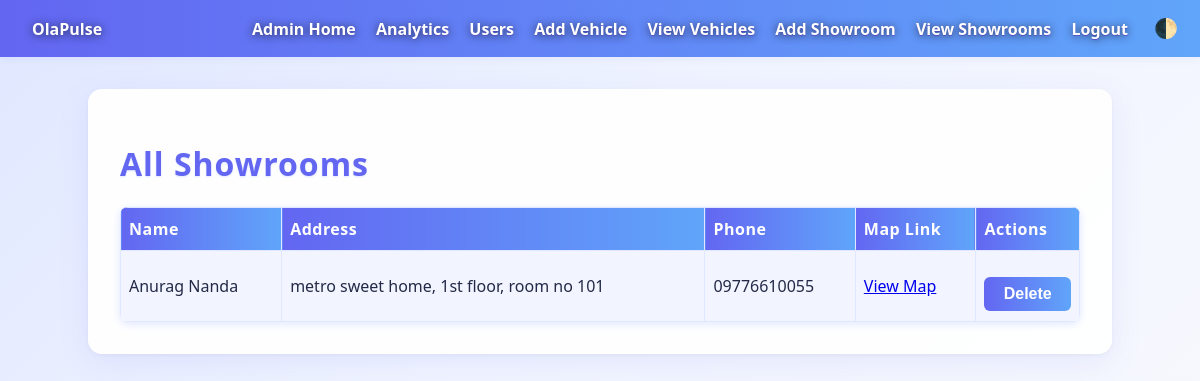
Page /admin/showrooms (signed in) on the earlier database version.
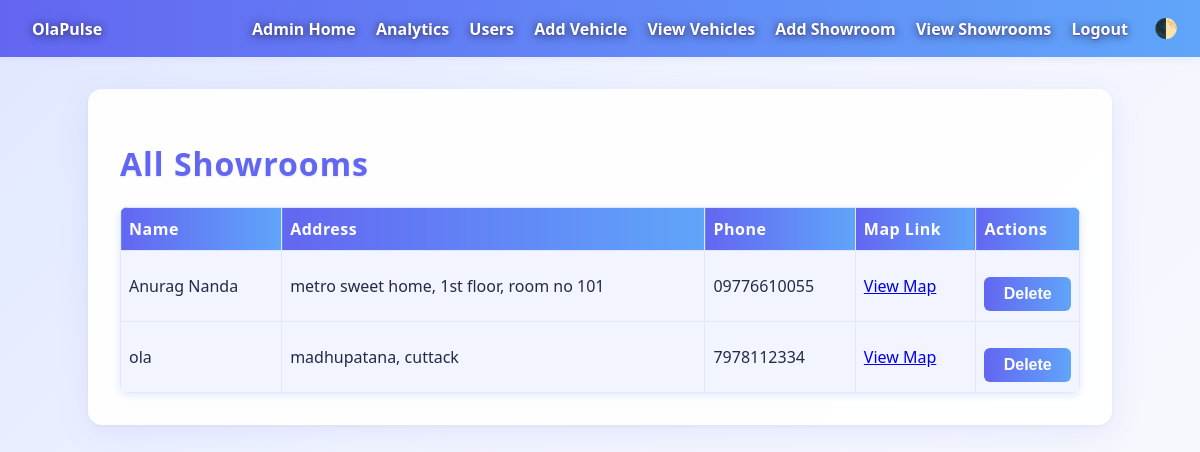
Same page on the later database version.
### codespaces_flask_main/app/models.py (models this page shows)
class Showroom(db.Model):
    id = db.Column(db.Integer, primary_key=True)
    name = db.Column(db.String(120), nullable=False)
    address = db.Column(db.String(255), nullable=False)
    phone = db.Column(db.String(64), nullable=True)
    map_link = db.Column(db.String(255), nullable=True)
    district = db.Column(db.String(100))
    location = db.Column(db.String(300))
    google_maps_link = db.Column(db.String(500))

### codespaces_flask_main/app/routes/admin.py (the view)
@admin_bp.route('/showrooms')
@login_required
@admin_required
def view_showrooms():
    showrooms = Showroom.query.all()
    return render_template('view_showrooms.html', showrooms=showrooms)

### codespaces_flask_main/app/routes/admin.py (called while the page is built)
def admin_required(func):
    from functools import wraps
    from flask import abort
    @wraps(func)
    def decorated_view(*args, **kwargs):
        if not current_user.is_authenticated or current_user.role != 'admin':
            return abort(403)
        return func(*args, **kwargs)
    return decorated_view

### codespaces_flask_main/app/templates/view_showrooms.html (shortened to what this page needs)
{% extends "base.html" %}
{% block content %}
<h1>All Showrooms</h1>
<table>
  <thead>
    <tr>
      <th>Name</th>
      <th>Address</th>
      <th>Phone</th>
      <th>Map Link</th>
      <th>Actions</th>
    </tr>
  </thead>
  <tbody>
    {% for s in showrooms %}
    <tr>
      <td>{{ s.name }}</td>
      <td>{{ s.address }}</td>
      <td>{{ s.phone }}</td>
      <td>
        {% if s.map_link %}
          <a href="{{ s.map_link }}" target="_blank">View Map</a>
        {% else %}
          N/A
        {% endif %}
      </td>
      <td>
        <form method="post" action="{{ url_for('admin.delete_showroom', showroom_id=s.id) }}" style="display:inline;">
          <button type="submit" onclick="return confirm('Delete this showroom?')">Delete</button>
        </form>
      </td>
    </tr>
    {% else %}
    <tr><td colspan="5">No showrooms found.</td></tr>
    {% endfor %}
  </tbody>
</table>
{% endblock %}

Differences in the rows shown:
added Showroom: name "ola", address "madhupatana, cuttack", phone "7978112334"
